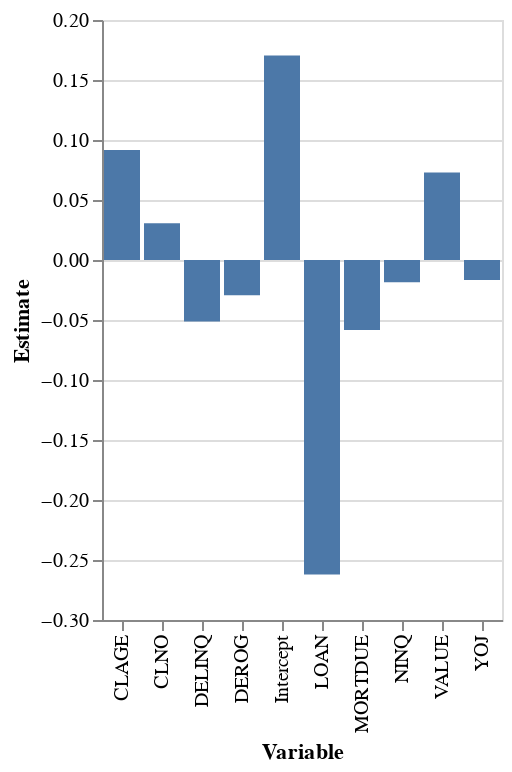

The notebook cell this image was saved under:
### Code cell
import altair as alt
alt.Chart(shap).mark_bar().encode(
    x='Variable',
    y='Estimate'
)

### Figure 1 — Vega-Lite specification as saved in the notebook (floating-point values rounded to 4 significant figures)
{"config": {"view": {"continuousWidth": 400, "continuousHeight": 300}}, "data": {"name": "data-d183018fa988fe9c3d6f48a96a63013d"}, "mark": "bar", "encoding": {"x": {"type": "nominal", "field": "Variable"}, "y": {"type": "quantitative", "field": "Estimate"}}, "$schema": "https://vega.github.io/schema/vega-lite/v4.8.1.json", "datasets": {"data-d183018fa988fe9c3d6f48a96a63013d": [{"Variable": "Intercept", "Estimate": 0.1704}, {"Variable": "LOAN", "Estimate": -0.2621}, {"Variable": "MORTDUE", "Estimate": -0.05837}, {"Variable": "VALUE", "Estimate": 0.0729}, {"Variable": "YOJ", "Estimate": -0.0166}, {"Variable": "DEROG", "Estimate": -0.02943}, {"Variable": "DELINQ", "Estimate": -0.05133}, {"Variable": "CLAGE", "Estimate": 0.09177}, {"Variable": "NINQ", "Estimate": -0.01855}, {"Variable": "CLNO", "Estimate": 0.03058}]}}
